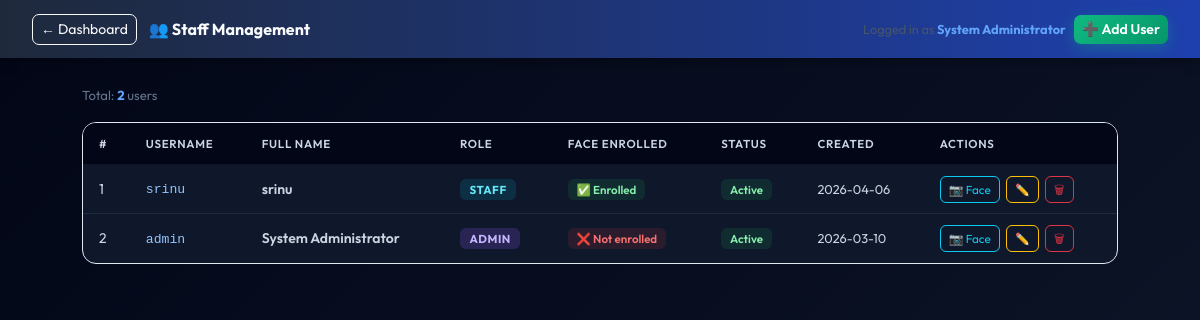
Screenshot of /admin/staff (signed in) with the database file from the repository.
### tables this page shows
CREATE TABLE users (
                    id INTEGER PRIMARY KEY AUTOINCREMENT,
                    username TEXT UNIQUE NOT NULL,
                    full_name TEXT NOT NULL,
                    role TEXT NOT NULL DEFAULT 'staff',
                    password_hash TEXT NOT NULL,
                    face_enrolled INTEGER DEFAULT 0,
                    created_at TEXT,
                    is_active INTEGER DEFAULT 1
                );

### app.py (the view)
@app.route("/admin/staff")
def admin_staff_list():
    redir = require_admin()
    if redir: return redir
    conn = sqlite3.connect(DB_PATH)
    c = conn.cursor()
    c.execute("SELECT id,username,full_name,role,face_enrolled,created_at,is_active FROM users ORDER BY role DESC, id ASC")
    users = c.fetchall()
    conn.close()
    return render_template("admin_staff.html", staff_users=users)

### app.py (called while the page is built)
def get_current_user():
    uid = session.get("user_id")
    if not uid:
        return None
    return {"id": uid, "role": session.get("user_role", ""),
            "name": session.get("user_name", ""), "username": session.get("user_username", "")}

def require_admin():
    u = get_current_user()
    if not u or u["role"] != "admin":
        session.clear()
        return redirect(url_for("login"))
    return None

@app.context_processor
def inject_user():
    return {"current_user": get_current_user()}

### templates/admin_staff.html (shortened to what this page needs)
<!doctype html>
<html lang="en">
<head>
    <link href="https://cdn.jsdelivr.net/npm/bootstrap@5.3.1/dist/css/bootstrap.min.css" rel="stylesheet">
  <link rel="stylesheet" href="{{ url_for('static', filename='css/style.css') }}">
</head>
<body>
    <div class="top-bar">
        <div style="display:flex;align-items:center;gap:.75rem">
            <a href="/" class="btn btn-sm btn-outline-light" style="border-radius:7px">← Dashboard</a>
            <h4>👥 Staff Management</h4>
        </div>
        <div style="display:flex;align-items:center;gap:.5rem">
            <span style="font-size:.8rem;color: #475569">Logged in as <strong style="color:#60a5fa">{{ current_user.name
                    }}</strong></span>
            <button class="btn btn-sm btn-success" style="border-radius:7px;font-weight:600"
                onclick="document.getElementById('addModal').classList.add('open')">➕ Add User</button>
        </div>
    </div>
    <div class="page">
        <div class="toolbar">
            <div style="font-size:.82rem;color:#64748b">Total: <strong style="color:#60a5fa">{{ staff_users|length
                    }}</strong> users</div>
        </div>
        <div class="tbl-wrap">
            <table>
                <thead>
                    <tr>
                        <th>#</th>
                        <th>Username</th>
                        <th>Full Name</th>
                        <th>Role</th>
                        <th>Face Enrolled</th>
                        <th>Status</th>
                        <th>Created</th>
                        <th>Actions</th>
                    </tr>
                </thead>
                <tbody>
                    {% for u in staff_users %}
                    <tr id="urow-{{ u[0] }}">
                        <td>{{ loop.index }}</td>
                        <td><code style="color:#93c5fd;font-size:.82rem">{{ u[1] }}</code></td>
                        <td style="font-weight:600;color: #f8fafc">{{ u[2] }}</td>
                        <td><span class="badge-role role-{{ u[3] }}">{{ u[3] }}</span></td>
                        <td><span class="badge-face {{ 'face-yes' if u[4] else 'face-no' }}">{{ '✅ Enrolled' if u[4]
                                else '❌ Not enrolled' }}</span></td>
                        <td><span class="badge-status {{ 'st-active' if u[6] else 'st-inactive' }}">{{ 'Active' if u[6]
                                else 'Inactive' }}</span></td>
                        <td style="color:#64748b;font-size:.8rem">{{ u[5][:10] if u[5] else '—' }}</td>
                        <td>
                            <div class="action-group">
                                <a href="/admin/staff/{{ u[0] }}/enroll_face" class="btn btn-sm btn-outline-info"
                                    style="border-radius:6px;font-size:.73rem" title="Enroll Face">📷 Face</a>
                                <button class="btn btn-sm btn-outline-warning"
                                    style="border-radius:6px;font-size:.73rem" data-uid="{{ u[0] }}"
                                    data-name="{{ u[2] }}" data-active="{{ u[6] }}"
                                    onclick="openEdit(this.dataset.uid, this.dataset.name, this.dataset.active)"
                                    title="Edit">✏️</button>
                                <button class="btn btn-sm btn-outline-danger" style="border-radius:6px;font-size:.73rem"
                                    data-uid="{{ u[0] }}" data-name="{{ u[2] }}"
                                    onclick="deleteUser(this.dataset.uid, this.dataset.name)" title="Delete">🗑</button>
                            </div>
                        </td>
                    </tr>
                    {% else %}
                    <tr>
                        <td colspan="8" class="no-record">No staff accounts yet. Click "Add User" to create one.</td>
                    </tr>
                    {% endfor %}
                </tbody>
            </table>
        </div>
    </div>
</body>
</html>

### static/css/style.css (style rules this page uses)
html, body { min-height: 100vh; margin: 0; font-family: 'Outfit', 'Inter', sans-serif !important; color: #f8fafc !important; overflow-x: hidden; }
body { background: linear-gradient(135deg, #020617, #0f172a, #020617) !important; background-size: 200% 200% !important; animation: gradientBG 20s ease infinite !important; }
.btn-success, .action-btn.ab-green { background: linear-gradient(135deg, #10b981, #059669) !important; border: none !important; color: white !important; box-shadow: 0 4px 15px rgba(16, 185, 129, 0.3) !important; transition: all 0.3s ease !important; }
h1, h2, h3, h4, h5, h6 { font-family: 'Outfit', sans-serif !important; font-weight: 700 !important; color: #f8fafc !important; }
table, .table { color: #f8fafc !important; }
th, td { border-color: rgba(255,255,255,0.05) !important; color: #cbd5e1 !important; }

### templates/admin_staff.html (style rules this page uses)
*, *::before, *::after { box-sizing: border-box; margin: 0; padding: 0 }
body { background: #020617; color: #f8fafc; font-family: 'Inter', 'Segoe UI', sans-serif }
.top-bar { background: linear-gradient(90deg, #1e293b, #1e40af); padding: .85rem 2rem; display: flex; align-items: center; justify-content: space-between; box-shadow: 0 2px 12px rgba(0, 0, 0, .4) }
.top-bar h4 { margin: 0; font-size: 1rem; font-weight: 700; color: #f8fafc }
.page { padding: 1.75rem 2rem; max-width: 1100px; margin: 0 auto }
.toolbar { display: flex; align-items: center; justify-content: space-between; flex-wrap: wrap; gap: .75rem; margin-bottom: 1rem }
.tbl-wrap { background: #0f172a; border-radius: 14px; border: 1px solid #e2e8f0; overflow: hidden }
table { width: 100%; border-collapse: collapse; font-size: .875rem }
thead th { background: #020617; padding: .75rem 1rem; color: #64748b; font-size: .72rem; text-transform: uppercase; letter-spacing: .7px; font-weight: 600; border-bottom: 1px solid #334155 }
tbody tr { border-bottom: 1px solid rgba(51, 65, 85, .5); transition: background .15s }
tbody tr:last-child { border-bottom: none }
tbody td { padding: .65rem 1rem; color: #e2e8f0; vertical-align: middle }
.badge-role { padding: .2rem .6rem; border-radius: 6px; font-size: .72rem; font-weight: 700; text-transform: uppercase; letter-spacing: .5px }
.role-admin { background: rgba(139, 92, 246, .2); color: #c4b5fd }
.role-staff { background: rgba(6, 182, 212, .15); color: #67e8f9 }
.badge-face { padding: .2rem .55rem; border-radius: 6px; font-size: .72rem; font-weight: 600 }
.face-yes { background: rgba(34, 197, 94, .12); color: #86efac }
.face-no { background: rgba(239, 68, 68, .12); color: #f87171 }
.badge-status { padding: .2rem .55rem; border-radius: 6px; font-size: .72rem; font-weight: 600 }
.st-active { background: rgba(34, 197, 94, .12); color: #86efac }
.action-group { display: flex; gap: .4rem }

### rows the page displays
users: name "System Administrator", username "admin", full_name "System Administrator", role "ADMIN", face_enrolled "❌ Not enrolled", is_active "Active", created_at "2026-03-10"
users: username "srinu", full_name "srinu", role "STAFF", face_enrolled "✅ Enrolled", is_active "Active", created_at "2026-04-06"

### other values shown
{{ staff_users|length }} "2"
